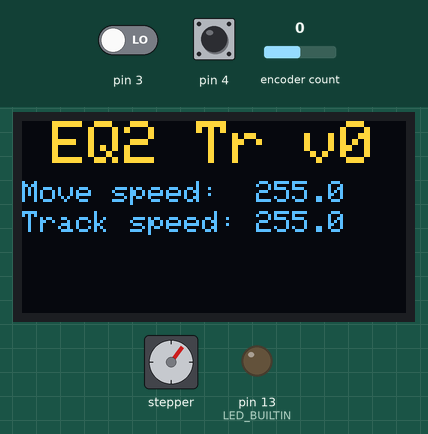
This sketch was run on a simulated Arduino Uno, built with avr-gcc and run on an emulated ATmega328P. Shown: 128×64 one-colour display, stepper motor, output pins drawn as LEDs (lit = HIGH). The test bench sets the inputs (shaded band); at power-on: encoder count 0, pin 4 HIGH, pin 3 LOW. The OLED is the two-colour kind (top 16 rows yellow); stepper angles assume 2048 steps per turn.

Above: at 1.2 s.
1.3 s: encoder count set to 1
3.3 s: pin 4 pulled LOW for 0.15 s
At 3.86 s:
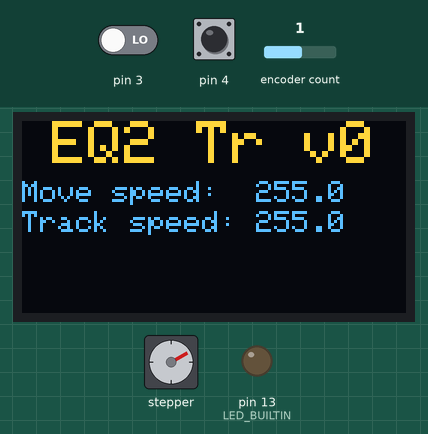
4.0 s: encoder count set to 2
6.0 s: pin 4 pulled LOW for 0.15 s
At 6.68 s:
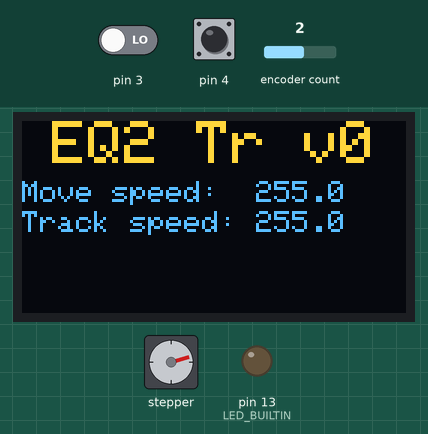
6.7 s: pin 4 pulsed LOW 2 times (0.12 s each, 0.3 s apart)
8.8 s: pin 4 pulled LOW for 0.15 s
At 11.1 s:
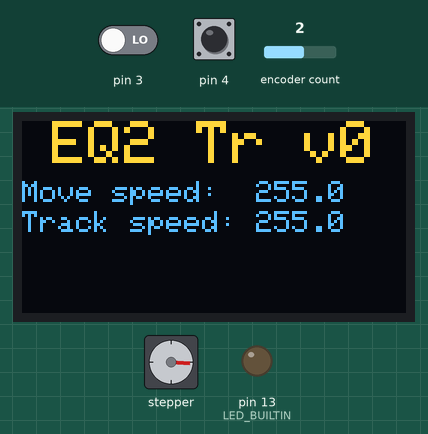
Timing chart, 0 to 13.0 s (numbered marks = the images above; inputs shaded):
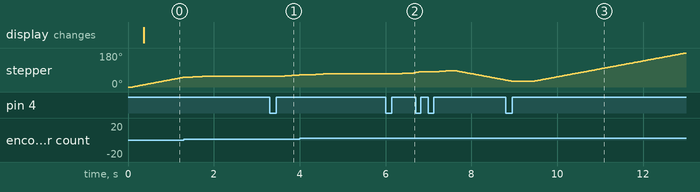

The sketch:

AstroTracker.ino
```cpp
//#include "timer-api.h"
#include "GyverEncoder.h"
#include <GyverStepper.h>
#include <GyverTimers.h>
#include <EEPROM.h>
#include <SPI.h>
#include <Wire.h>
#include <Adafruit_GFX.h>
#include <Adafruit_SSD1306.h>

#define SCREEN_WIDTH 128 // OLED display width, in pixels
#define SCREEN_HEIGHT 64 // OLED display height, in pixels

// Declaration for an SSD1306 display connected to I2C (SDA, SCL pins)
#define OLED_RESET     4 // Reset pin # (or -1 if sharing Arduino reset pin)
Adafruit_SSD1306 display(SCREEN_WIDTH, SCREEN_HEIGHT, &Wire, OLED_RESET);

#define encoderCLK	2
#define encoderDT	3
#define encoderSW	4
#define motorPin1 6 // 28BYJ48 pin 1
#define motorPin2 7	// 28BYJ48 pin 2
#define motorPin3 8	// 28BYJ48 pin 3
#define motorPin4 9	// 28BYJ48 pin 4
#define MAX_SPEED   1000.0

int counter = 0;
int currentStateCLK;
int lastStateCLK;
String currentDir = "";

GStepper<STEPPER4WIRE> stepper(2048, motorPin4, motorPin2, motorPin3, motorPin1); // мотор с драйвером ULN2003 подключается по порядку пинов, но крайние нужно поменять местами
Encoder encoder(encoderCLK, encoderDT, encoderSW, TYPE2);  // для работы c кнопкой и сразу выбираем тип

float speed = 200.0;	// скорость вращения при "передвижении" влево/вправо
float trackingSpeed = 50.0;	// скорость при "трекинге"
float axeleration = 100.0;	// ускорение при старте и стопе

//enum Modes
//{
//	IDDLE,
//	LEFT,
//	RIGHT,
//	/*TOP,
//	DOWN,*/
//	TRACKING,
//};

//Modes mode = Modes::IDDLE;
byte isBlink = false;	// флаг моргания светодиодом

void setup()
{
	/*Serial.begin(115200);*/
	/*Serial.println("Init...");*/

	initVars();
	initDisplay();
	initButtons();
	initTimers();
	initStepper();
}

void initDisplay() {
	// SSD1306_SWITCHCAPVCC = generate display voltage from 3.3V internally
	if (!display.begin(SSD1306_SWITCHCAPVCC, 0x3C)) {	// 0x3D or 0x3C
		Serial.println(F("SSD1306 allocation failed"));
		for (;;); // Don't proceed, loop forever
	}

	display.clearDisplay();	// Clear the buffer

	//for (int i = 0; i < display.width(); i++)
	//{
	//	for (int j = 0; j < display.height(); j++)
	//	{
	//		display.drawPixel(i, j, SSD1306_WHITE); // Draw a single pixel in white
	//	}
	//}

	display.setTextSize(2);      // Normal 1:1 pixel scale
	display.setTextColor(SSD1306_WHITE); // Draw white text
	display.cp437(true);         // Use full 256 char 'Code Page 437' font

	display.setCursor(10, 0);     // Start at top-left corner
	display.println(F("EQ2 Tr v0"));

	/*for (int16_t i = 0; i < 169; i++) {
		if (i == '\n') display.write(' ');
		else          display.write(i);
	}*/

	/*for (int16_t i = 169; i < 256; i++) {
		if (i == '\n') display.write(' ');
		else          display.write(i);
	}*/

	display.display();	// Show the display buffer on the screen. You MUST call display() after drawing commands to make them visible on screen!

	display.setTextSize(1);
	display.setCursor(0, 20);
	display.print(F("Move speed:  "));
	display.print(speed, 1);

	display.setCursor(0, 30);
	display.print(F("Track speed: "));
	display.print(trackingSpeed, 1);

	/*display.setCursor(0, 40);
	display.print(F("Axeleration: "));
	display.print(axeleration, 1);*/

	display.display();
}

void initVars() {
	int eeAddress = 0; //EEPROM address to start reading from
	speed = EEPROM.read(eeAddress);
	eeAddress += sizeof(float);
	trackingSpeed = EEPROM.read(eeAddress);
	eeAddress += sizeof(float);
	axeleration = EEPROM.read(eeAddress);
	eeAddress += sizeof(float);

	Serial.print("axeleration = ");
	Serial.println(axeleration);
	Serial.print("speed = ");
	Serial.println(speed);
	Serial.print("trackingSpeed = ");
	Serial.println(trackingSpeed);
}

void saveVars() {
	int eeAddress = 0; //EEPROM address to start reading from
	EEPROM.write(eeAddress, axeleration);
	eeAddress += sizeof(float);
	EEPROM.write(eeAddress, speed);
	eeAddress += sizeof(float);
	EEPROM.write(eeAddress, trackingSpeed);
	eeAddress += sizeof(float);

	Serial.print("axeleration = ");
	Serial.println(axeleration);
	Serial.print("speed = ");
	Serial.println(speed);
	Serial.print("trackingSpeed = ");
	Serial.println(trackingSpeed);
	Serial.println("Saved!");
}

void isrCLK() {
	encoder.tick();
}

void isrDT() {
	encoder.tick();
}

void initButtons() {
	pinMode(LED_BUILTIN, OUTPUT);
	attachInterrupt(0, isrCLK, CHANGE);
	attachInterrupt(1, isrDT, CHANGE);
}

void initTimers() {
	//timer_init_ISR_500KHz(TIMER_DEFAULT);
	//timer_init_ISR_200KHz(TIMER_DEFAULT);
	//timer_init_ISR_100KHz(TIMER_DEFAULT);
	//timer_init_ISR_50KHz(TIMER_DEFAULT);
	//timer_init_ISR_20KHz(TIMER_DEFAULT);
	//timer_init_ISR_10KHz(TIMER_DEFAULT);
	//timer_init_ISR_5KHz(TIMER_DEFAULT);
	//timer_init_ISR_2KHz(TIMER_DEFAULT);
	//timer_init_ISR_1KHz(TIMER_DEFAULT);
	//timer_init_ISR_500Hz(TIMER_DEFAULT);
	//timer_init_ISR_200Hz(TIMER_DEFAULT);
	//timer_init_ISR_100Hz(TIMER_DEFAULT);
	//timer_init_ISR_50Hz(TIMER_DEFAULT);
	//timer_init_ISR_20Hz(TIMER_DEFAULT);
	//timer_init_ISR_10Hz(TIMER_DEFAULT);
	//timer_init_ISR_5Hz(TIMER_DEFAULT);
	//timer_init_ISR_2Hz(TIMER_DEFAULT);
	//timer_init_ISR_1Hz(TIMER_DEFAULT);

	Timer1.setFrequency(1);
	Timer1.enableISR();
}

ISR(TIMER1_A) {
	//display.setCursor(0, 25);
	//display.print(F("Speed"));
	///*display.print(speed);*/
	//display.display();
}

void initStepper() {
	stepper.setMaxSpeed(MAX_SPEED);
	stepper.autoPower(true);
	stepper.setAcceleration(axeleration);

	stepper.setMaxSpeed(MAX_SPEED);
	stepper.setSpeed(speed);
}


//void timer_handle_interrupts(int timer) {
//	static int blinkDivider = 5;	// дополнильный множитель периода
//
//	static unsigned long prev_time = micros();
//
//	if (isBlink) {
//		digitalWrite(LED_BUILTIN, HIGH);
//
//		if (--blinkDivider < 1) {
//			blinkDivider = 5;
//
//			digitalWrite(LED_BUILTIN, LOW);
//			isBlink = false;
//		}
//	}
//}

byte isMoving = false;

void loop()
{
	encoder.tick(); // обязательная функция отработки. Должна постоянно опрашиваться
	if (encoder.isTurn()) {     // если был совершён поворот (индикатор поворота в любую сторону)
		isBlink = true;
	}

	if (encoder.isRight()) {
		Serial.println("Right");         // если был поворот

		stepper.setRunMode(FOLLOW_POS);
		stepper.setMaxSpeed(speed);
		stepper.setTarget(30, RELATIVE);
	}
	if (encoder.isLeft()) {
		Serial.println("Left");

		stepper.setRunMode(FOLLOW_POS);
		stepper.setMaxSpeed(speed);
		stepper.setTarget(-30, RELATIVE);
	}

	if (encoder.isRightH())
	{
		Serial.println("Right holded"); // если было удержание + поворот

		trackingSpeed++;
		stepper.setSpeed(trackingSpeed);
	}
	if (encoder.isLeftH())
	{
		Serial.println("Left holded");

		trackingSpeed--;
		stepper.setSpeed(trackingSpeed);
	}

	//if (enc1.isPress()) Serial.println("Press");         // нажатие на кнопку (+ дебаунс)
	//if (enc1.isRelease()) Serial.println("Release");     // то же самое, что isClick

	if (encoder.isClick())
	{
		Serial.println("Click");         // одиночный клик

		if (isMoving) {
			stepper.stop();
		}
		else {
			stepper.setRunMode(FOLLOW_POS);
			stepper.setMaxSpeed(speed);
			stepper.setTarget(30, RELATIVE);
		}
	}
	if (encoder.isSingle())
	{
		Serial.println("Single");       // одиночный клик (с таймаутом для двойного)

		stepper.setRunMode(KEEP_SPEED);
		stepper.setSpeed(trackingSpeed);
	}
	if (encoder.isDouble())
	{
		Serial.println("Double");       // двойной клик

		stepper.setRunMode(KEEP_SPEED);
		stepper.setSpeed(-trackingSpeed);
	}

	if (encoder.isHolded()) {
		Serial.println("Holded");       // если была удержана и энк не поворачивался
		saveVars();
	}
	//if (enc1.isHold()) Serial.println("Hold");         // возвращает состояние кнопки

	isMoving = stepper.tick();
}
```
